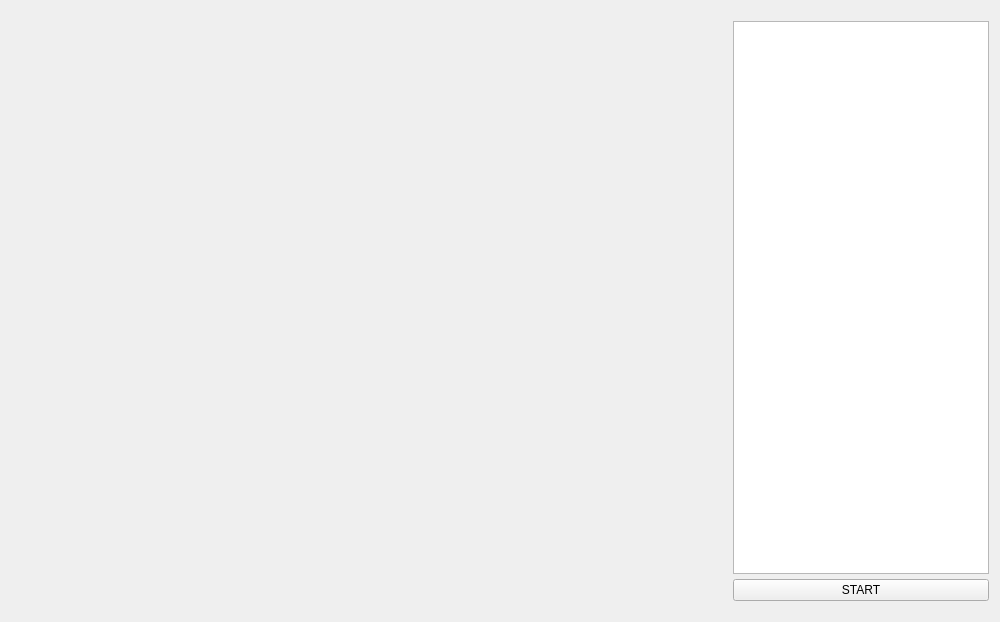
<?xml version="1.0" encoding="UTF-8"?>
<ui version="4.0">
 <class>GameMainWindow</class>
 <widget class="QWidget" name="GameMainWindow">
  <property name="geometry">
   <rect>
    <x>0</x>
    <y>0</y>
    <width>1000</width>
    <height>615</height>
   </rect>
  </property>
  <property name="minimumSize">
   <size>
    <width>1000</width>
    <height>0</height>
   </size>
  </property>
  <property name="windowTitle">
   <string>Form</string>
  </property>
  <layout class="QHBoxLayout" name="horizontalLayout">
   <item>
    <widget class="ChessBoard" name="chess_board" native="true">
     <property name="sizePolicy">
      <sizepolicy hsizetype="MinimumExpanding" vsizetype="Preferred">
       <horstretch>0</horstretch>
       <verstretch>0</verstretch>
      </sizepolicy>
     </property>
     <property name="minimumSize">
      <size>
       <width>600</width>
       <height>600</height>
      </size>
     </property>
    </widget>
   </item>
   <item>
    <layout class="QVBoxLayout" name="verticalLayout">
     <property name="spacing">
      <number>5</number>
     </property>
     <property name="topMargin">
      <number>10</number>
     </property>
     <property name="bottomMargin">
      <number>10</number>
     </property>
     <item>
      <widget class="QListView" name="gameMotions">
       <property name="sizePolicy">
        <sizepolicy hsizetype="Minimum" vsizetype="Expanding">
         <horstretch>0</horstretch>
         <verstretch>0</verstretch>
        </sizepolicy>
       </property>
       <property name="minimumSize">
        <size>
         <width>100</width>
         <height>0</height>
        </size>
       </property>
      </widget>
     </item>
     <item>
      <widget class="QPushButton" name="startButton">
       <property name="minimumSize">
        <size>
         <width>100</width>
         <height>0</height>
        </size>
       </property>
       <property name="text">
        <string>START</string>
       </property>
      </widget>
     </item>
    </layout>
   </item>
  </layout>
 </widget>
 <customwidgets>
  <customwidget>
   <class>ChessBoard</class>
   <extends>QWidget</extends>
   <header>chessboard.h</header>
   <container>1</container>
  </customwidget>
 </customwidgets>
 <resources/>
 <connections/>
</ui>
